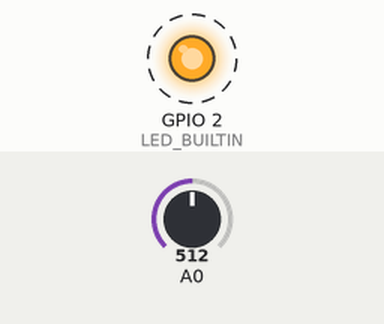
Bench run of a program on a simulated ESP8266 (NodeMCU). On the bench: output pins drawn as LEDs (lit = HIGH, except the on-board LED, lit = LOW). Dashed ring = blinking. The inputs (shaded band) are chosen by the test bench; at power-on: A0 = 512. What the program prints to the serial monitor is not drawn.

Above: at 0.9 s.
Timing chart, 0 to 3.7 s (numbered marks = the images above):
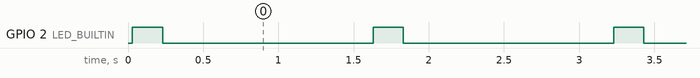

Measured:
- by itself, GPIO 2 (LED_BUILTIN): alternates HIGH for 0.20 s and LOW for 1.4 s

The program:

main.cpp
```cpp
// TND - justy copied hre. "controller" sends the data, so it will be used for the remote control.
// ESP32 because we need 2 analog inputs for the joystick
#include "WiFi.h"
#include "esp_now.h"


#define MY_NAME         "TANK_REMOTE_CONTROL"
#define MY_ROLE         ESP_NOW_ROLE_CONTROLLER         // set the role of this device: CONTROLLER, SLAVE, COMBO
#define RECEIVER_ROLE   ESP_NOW_ROLE_SLAVE              // set the role of the receiver
#define WIFI_CHANNEL    1


//const int SW_pin = 2; // digital pin connected to switch output
const int X_pin = 34; // analog pin connected to X output
const int Y_pin = 35; // analog pin connected to Y output

uint8_t tank_rcv_Addr[] = {0xEC, 0xFA, 0xBC, 0xC3, 0x01, 0xA0};   // please update this with the MAC address of the receiver

struct __attribute__((packed)) dataPacket {
  int tank_command; // commands: 0-stop,1-move
  int X_value;
  int Y_value;
};

void transmissionComplete(uint8_t *receiver_mac, uint8_t transmissionStatus) {
  if(transmissionStatus == 0) {
    Serial.println(" ... Data sent successfully");
  } else {
    Serial.print(" .. Error code: ");
    Serial.println(transmissionStatus);
  }
}


void setup() {
  pinMode(LED_BUILTIN,OUTPUT);
  pinMode(X_pin, INPUT);
  pinMode(Y_pin, INPUT);


  Serial.begin(9600);     // initialize serial por
  Serial.println();
  Serial.print("Initializing...");
  Serial.print(MY_NAME);
  Serial.print("    My MAC address is: ");
  Serial.println(WiFi.macAddress());

  WiFi.mode(WIFI_STA);

  esp_now_peer_info_t peerInfo;
  memcpy(peerInfo.peer_addr, tank_rcv_Addr, 6);
  peerInfo.channel = 0;
  peerInfo.encrypt = false;

  if (esp_now_add_peer(&peerInfo) != ESP_OK){
    Serial.println("Failed to add peer");
    return;
  }
Serial.println("Initialized.");
}

void loop() {
  digitalWrite(LED_BUILTIN, HIGH);
  delay(200);
  int rd_X = analogRead(X_pin);
  int rd_Y = analogRead(Y_pin);
  //int stam; // no need

  int map_X = map(rd_X, 0, 4096, -512, 512);
  int map_Y = map(rd_Y, 0, 4096, -512, 512);


  dataPacket packet;
  packet.X_value = map_X;
  packet.Y_value = map_Y;

  Serial.print("Sending:  ");
  Serial.print(rd_X);
  Serial.print(" /  ");
  Serial.print(rd_Y);
  Serial.print(" ...... ");
  Serial.print(map_X);
  Serial.print(" /  ");
  Serial.print(map_Y);
  Serial.print("  ");

  esp_now_send(tank_rcv_Addr, (uint8_t *) &packet, sizeof(packet));
  digitalWrite(LED_BUILTIN, LOW);
  delay(1400);
}
```
